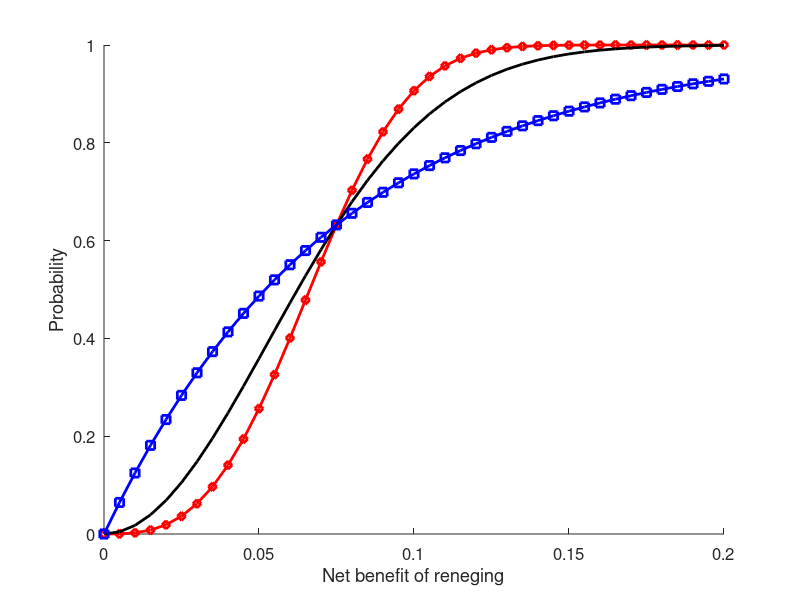

The MATLAB source for this figure: (Note: this script raises an error after producing the figure.)
%% THIS SCRIPT PRODUCES CHART B2 OF UNCERTAIN POLICY PROMISES PAPER
% The chart compares 3 alternative calibrations of the function mapping net
% benefit of renege to the probability of doing so.

%% HOUSEKEEPING
close all;
restoredefaultpath;
clear variables;
delete('*.asv');
clc;

%% DEFINE ALTERNATIVE PARAMETERS TO CHART & ASSOCIATED LINE COLOURS ETC
alfa1s = [0.075;0.075;0.075];
alfa2s = [3; 2; 1];
lineStyles = {'-rd';'-k';'-bs';':c';'-m*'};

%% DEFINE GRID OF NET BENEFITS OVER WHICH TO COMPUTE PROBABILITIES
netBenefits = (0:0.005:0.2);

%% FIGURE SAVE OPTIONS
saveTeXfigure = true;
saveFiguresInPaperFormat = true;

%% EXTRACT DIRECTORY FROM THIS FILE NAME
fullPathNameForThisFile = mfilename('fullpath');
fullPathFileNameSplitByFinalBackSlash = regexp(...
    fullPathNameForThisFile,'[^\\]+$','split');
thisDir = fullPathFileNameSplitByFinalBackSlash{1};

%% DEFINE FIGURES DIRECTORY
TeXfiguresDir = [thisDir,'Figures'];

%% COMPUTE PROBABILITIES
nParams = size(alfa1s,1);
nNetBenefits = size(netBenefits,2);
renegeProbs = NaN*ones(nParams,nNetBenefits);
for iParam = 1:nParams
    iAlpha1 = alfa1s(iParam);
    iAlpha2 = alfa2s(iParam);
    renegeProbs(iParam,:) = ...  
        1- exp(-(netBenefits/iAlpha1).^iAlpha2);
end

%% FIGURE FORMATTING OPTIONS
if saveFiguresInPaperFormat
    figPrintVec = [0 0 10 6];
    figFontSize = 12;
else
    figPrintVec = [0 0 10 6];                                               %#ok<UNRCH>
    figFontSize = 14;
end

%% CREATE LEGEND ENTRY
legStrs = cell(nParams,1);
for iParam = 1:nParams
    legStrs{iParam} = ['\alpha_{1}=',num2str(alfa1s(iParam)),...
        '; \alpha_{2}=',num2str(alfa2s(iParam))];
end

%% CREATE FIGURE
figHandle = figure;
for iParam = 1:nParams
    hold on;
    plot(netBenefits,renegeProbs(iParam,:),...
        lineStyles{iParam},'linewidth',2);
    hold off;
end
xlabel('Net benefit of reneging','FontSize',figFontSize);
ylabel('Probability','FontSize',figFontSize)
yLimVec = ylim;
xLimVec = xlim;
AxisHandle = get(figHandle,'CurrentAxes');
set(AxisHandle,'FontSize',figFontSize);
set(AxisHandle,'xLim',xLimVec);
set(AxisHandle,'yLim',yLimVec);
legend(legStrs,'location',[0.74 0.33 0.1 0.1]);
legend boxoff;

%% PRINT FIGURE FOR TEX
if saveTeXfigure
    figFullPathName = [TeXfiguresDir,'\reversionProbFunc.eps'];
    set(figHandle,'PaperUnits','inches','PaperPosition',figPrintVec);
    print(figHandle,'-depsc',figFullPathName);
end